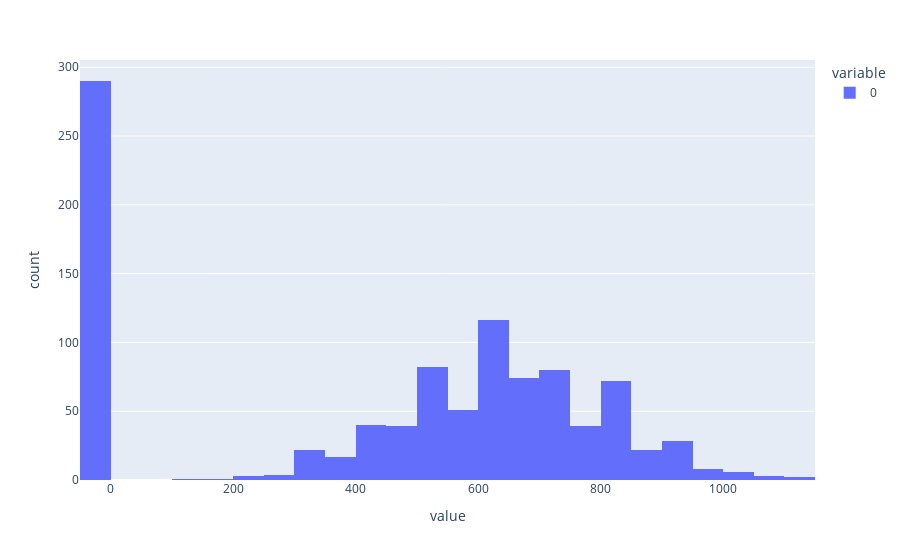

This figure's notebook cell:
### Code cell
px.histogram(results)

### Figure 1 — Plotly figure (JSON) as saved in the notebook; plotly's stock layout.template omitted (floating-point values rounded to 4 significant figures; data arrays with more than 128 entries replaced by an {"elided": "..."} marker saying what was removed)
{"data": [{"bingroup": "x", "hovertemplate": "variable=0<br>value=%{x}<br>count=%{y}<extra></extra>", "legendgroup": "0", "marker": {"color": "#636efa", "pattern": {"shape": ""}}, "name": "0", "orientation": "v", "showlegend": true, "type": "histogram", "x": {"elided": "1000 float values"}, "xaxis": "x", "yaxis": "y"}], "layout": {"barmode": "relative", "legend": {"title": {"text": "variable"}, "tracegroupgap": 0}, "margin": {"t": 60}, "xaxis": {"anchor": "y", "domain": [0, 1], "title": {"text": "value"}}, "yaxis": {"anchor": "x", "domain": [0, 1], "title": {"text": "count"}}}}
